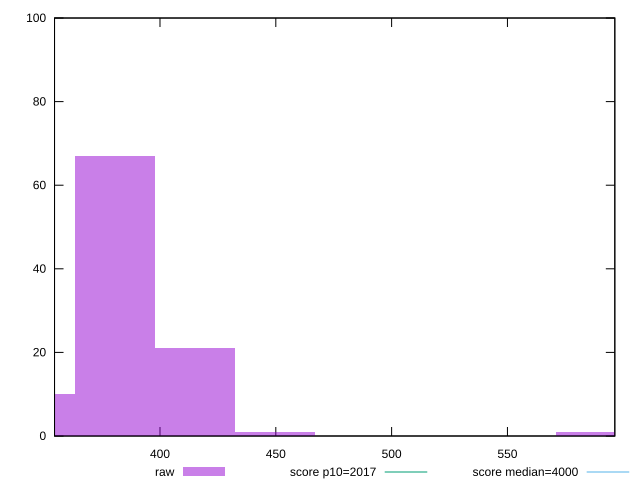

This figure's gnuplot source:
reset

$raw <<EOF
449.7287668029069 1
380.53972575630587 67
345.9452052330053 10
415.1342462796064 21
588.106848896109 1
EOF

set key outside below
set boxwidth 34.59452052330053
set xrange [354.46799999999996:596.3600000000001]
set yrange [0:100]
set trange [0:100]
set style fill transparent solid 0.5 noborder

set parametric
set terminal svg size 640, 490 enhanced background rgb 'white'
set output "report_00018_2021-02-10T15-25-16.877Z/mainthread-work-breakdown/samples/pages+cached+noadtech+nomedia+nocss/raw/histogram.svg"

plot $raw title "raw" with boxes, \
     2017,t title "score p10=2017", \
     4000,t title "score median=4000"

reset
